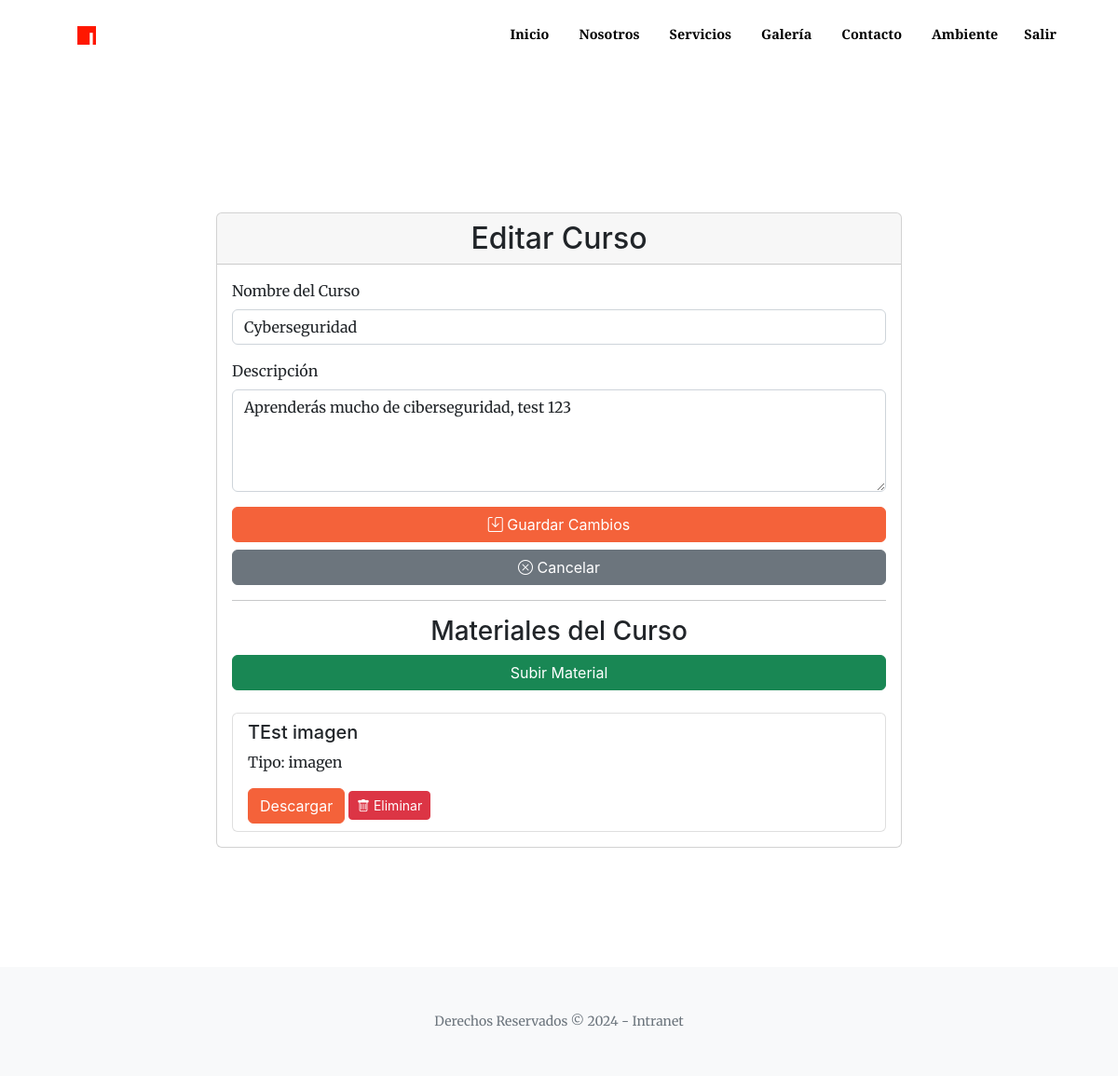
Page /curso/1/editar/ (signed in) on the committed database.
### core/models.py (models this page shows, shortened)
class Curso(models.Model):
    nombre = models.CharField(max_length=100)
    descripcion = models.TextField()
    docente = models.ForeignKey(CustomUser, on_delete=models.SET_NULL, null=True, limit_choices_to={'user_type': 'docente'})
    estudiantes = models.ManyToManyField(CustomUser, related_name='cursos_inscritos', limit_choices_to={'user_type': 'estudiante'}, blank=True)

class MaterialCurso(models.Model):
    curso = models.ForeignKey(Curso, related_name='materiales', on_delete=models.CASCADE)
    archivo = models.FileField(upload_to='materiales_cursos/', null=True, blank=True)
    tipo = models.CharField(max_length=50, choices=[('pdf', 'PDF'), ('word', 'Word'), ('ppt', 'PPT'), ('excel', 'Excel'), ('imagen', 'Imagen'), ('otro', 'Otro')])
    nombre = models.CharField(max_length=200)

### core/views.py (the view, shortened to what this page needs)
# urls.py: path('curso/<int:curso_id>/editar/', views.editar_curso, name='editar_curso'),
@login_required
@user_passes_test(lambda u: u.user_type == 'docente')
def editar_curso(request, curso_id):
    curso = get_object_or_404(Curso, id=curso_id, docente=request.user)
    materiales = MaterialCurso.objects.filter(curso=curso)
    context = {
        'curso': curso,
        'materiales': materiales  # Pasar los materiales al contexto
    }
    return render(request, 'core/editar_curso.html', context)

### core/templates/core/editar_curso.html (shortened to what this page needs)
{% extends 'core/base.html' %}
{% block content %}
<section class="page-section" style="margin-top: 100px;">
    <div class="container">
        <div class="row justify-content-center">
            <div class="col-lg-8">
                <div class="card">
                    <div class="card-header">
                        <h2 class="text-center mb-0">Editar Curso</h2>
                    </div>
                    <div class="card-body">
                        <form method="post">
                            <div class="mb-3">
                                <label for="nombre" class="form-label">Nombre del Curso</label>
                                <input type="text" class="form-control" id="nombre" name="nombre" value="{{ curso.nombre }}" required>
                            </div>
                            <div class="mb-3">
                                <label for="descripcion" class="form-label">Descripción</label>
                                <textarea class="form-control" id="descripcion" name="descripcion" rows="4" required>{{ curso.descripcion }}</textarea>
                            </div>
                            <div class="d-grid gap-2">
                                <button type="submit" class="btn btn-primary">
                                    <i class="bi bi-save"></i> Guardar Cambios
                                </button>
                                <a href="{% url 'ambiente_docente' %}" class="btn btn-secondary">
                                    <i class="bi bi-x-circle"></i> Cancelar
                                </a>
                            </div>
                        </form>
                        <hr>
                        <h3 class="text-center">Materiales del Curso</h3>
                        <div class="d-grid gap-2 mb-4">
                            <a href="{% url 'subir_material' curso.id %}" class="btn btn-success">Subir Material</a>
                        </div>
                        <div class="list-group">
                            {% for material in materiales %}
                            <div class="list-group-item">
                                <h5>{{ material.nombre }}</h5>
                                <p>Tipo: {{ material.tipo }}</p>
                                <a href="{{ material.archivo.url }}" class="btn btn-primary" download>Descargar</a>
                                <a href="{% url 'eliminar_material' material_id=material.id %}"
                                class="btn btn-danger btn-sm"
                                onclick="return confirm('¿Estás seguro de que deseas eliminar este material?');">
                                 <i class="bi bi-trash"></i> Eliminar
                             </a>
                            </div>
                            {% empty %}
                            <div class="alert alert-info text-center">
                                No hay materiales subidos para este curso.
                            </div>
                            {% endfor %}
                        </div>
                    </div>
                </div>
            </div>
        </div>
    </div>
</section>
{% endblock %}

### rows in the picture
Curso: nombre "Cyberseguridad", descripcion "Aprenderás mucho de ciberseguridad, test 123"
MaterialCurso: nombre "TEst imagen", tipo "imagen"
